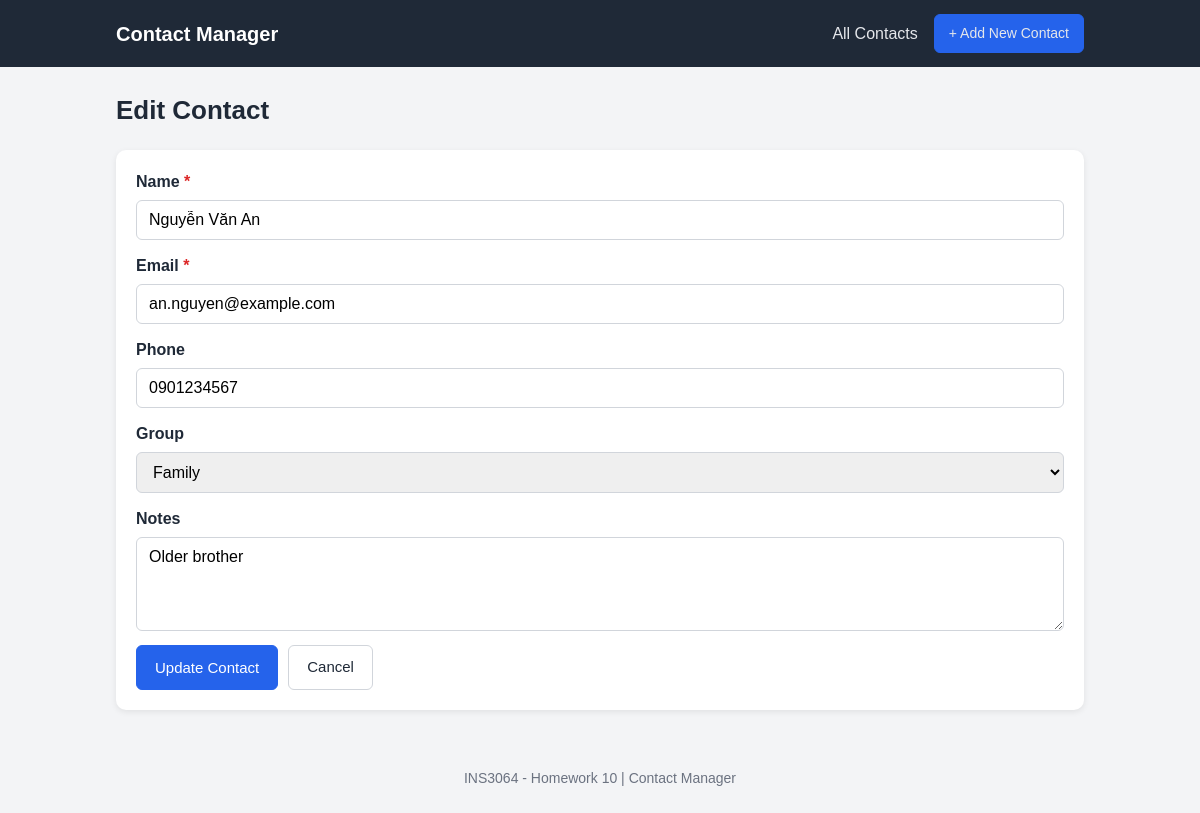
The page /edit.php?id=1 on the database its author committed.
### tables this page shows
CREATE TABLE contacts (
    id          INT AUTO_INCREMENT PRIMARY KEY,
    name        VARCHAR(100) NOT NULL,
    email       VARCHAR(150) UNIQUE,
    phone       VARCHAR(20),
    group_name  VARCHAR(50) DEFAULT 'General',
    notes       TEXT,
    created_at  DATETIME DEFAULT CURRENT_TIMESTAMP,
    updated_at  DATETIME DEFAULT CURRENT_TIMESTAMP ON UPDATE CURRENT_TIMESTAMP
);

### config.php (the view, shortened to what this page needs)
<?php
function getPDO(): PDO
{
    static $pdo = null;
    if ($pdo === null) {
        $dsn = 'mysql:host=' . DB_HOST . ';dbname=' . DB_NAME . ';charset=' . DB_CHARSET;
        try {
            $pdo = new PDO($dsn, DB_USER, DB_PASS);
            $pdo->setAttribute(PDO::ATTR_ERRMODE, PDO::ERRMODE_EXCEPTION);
            $pdo->setAttribute(PDO::ATTR_DEFAULT_FETCH_MODE, PDO::FETCH_ASSOC);
            $pdo->setAttribute(PDO::ATTR_EMULATE_PREPARES, false);
        } catch (PDOException $e) {
            error_log('Database connection failed: ' . $e->getMessage());
            die('Database connection failed. Check config.php and make sure MySQL is running in XAMPP.');
        }
    }
    return $pdo;
}
function getContactById(int $id): ?array
{
    $stmt = getPDO()->prepare('SELECT * FROM contacts WHERE id = :id');
    $stmt->execute(['id' => $id]);
    $contact = $stmt->fetch();
    return $contact ?: null;
}
function h($value): string
{
    return htmlspecialchars((string) $value, ENT_QUOTES, 'UTF-8');
}
function renderHeader(string $title): void
{
    ?>
<!DOCTYPE html>
<html lang="en">
<head>
    <link rel="stylesheet" href="style.css">
</head>
<body>
<header class="site-header">
    <div class="container header-inner">
        <a href="index.php" class="brand">Contact Manager</a>
        <nav>
            <a href="index.php">All Contacts</a>
            <a href="add.php" class="btn btn-primary btn-small">+ Add New Contact</a>
        </nav>
    </div>
</header>
<main class="container">
    <?php
}
function renderFooter(): void
{
    ?>
</main>
<footer class="site-footer">
    <p>INS3064 - Homework 10 | Contact Manager</p>
</footer>
</body>
</html>
    <?php
}
    ?>
    <?php
function renderContactForm(array $values, array $errors, string $action, string $submitLabel): void
{
    ?>
    <form method="post" action="<?= h($action) ?>" class="contact-form" novalidate>
        <label>
            Name <span class="required">*</span>
            <input type="text" name="name" maxlength="100" value="<?= h($values['name']) ?>">
        </label>
        <label>
            Email <span class="required">*</span>
            <input type="email" name="email" maxlength="150" value="<?= h($values['email']) ?>">
        </label>
        <label>
            Phone
            <input type="text" name="phone" maxlength="20" value="<?= h($values['phone']) ?>">
        </label>
        <label>
            Group
            <select name="group_name">
                <?php foreach (GROUP_OPTIONS as $option): ?>
                    <option value="<?= h($option) ?>"<?= $values['group_name'] === $option ? ' selected' : '' ?>>
                        <?= h($option) ?>
                    </option>
                <?php endforeach; ?>
            </select>
        </label>
        <label>
            Notes
            <textarea name="notes" rows="4"><?= h($values['notes']) ?></textarea>
        </label>
        <div class="form-actions">
            <button type="submit" class="btn btn-primary"><?= h($submitLabel) ?></button>
            <a href="index.php" class="btn">Cancel</a>
        </div>
    </form>
    <?php
}

### style.css (style rules this page uses)
:root { --primary: #2563eb; --primary-dark: #1d4ed8; --danger: #dc2626; --danger-dark: #b91c1c; --text: #1f2937; --muted: #6b7280; --bg: #f3f4f6; --card: #ffffff; --border: #d1d5db; --zebra: #f8fafc; --success-bg: #dcfce7; --success-text: #14532d; --error-bg: #fee2e2; --error-text: #7f1d1d; --warning-bg: #fef9c3; --warning-text: #713f12; }
* { box-sizing: border-box; }
body { margin: 0; font-family: Arial, Helvetica, sans-serif; font-size: 16px; line-height: 1.5; color: var(--text); background: var(--bg); display: flex; flex-direction: column; min-height: 100vh; }
main.container { flex: 1; }
a { color: var(--primary); text-decoration: none; }
.container { width: 100%; max-width: 1000px; margin: 0 auto; padding: 0 16px; }
.site-header { background: var(--text); color: #fff; padding: 14px 0; margin-bottom: 24px; }
.header-inner { display: flex; justify-content: space-between; align-items: center; flex-wrap: wrap; gap: 10px; }
.brand { color: #fff; font-size: 20px; font-weight: bold; }
.site-header nav { display: flex; align-items: center; gap: 16px; }
.site-header nav a { color: #e5e7eb; }
.site-footer { text-align: center; color: var(--muted); font-size: 14px; padding: 24px 0; }
.btn { display: inline-block; padding: 10px 18px; border: 1px solid var(--border); border-radius: 6px; background: #fff; color: var(--text); font-size: 15px; cursor: pointer; text-align: center; }
.btn-primary { background: var(--primary); border-color: var(--primary); color: #fff; }
.btn-small { padding: 8px 14px; font-size: 14px; }
.contact-form label { display: block; font-weight: bold; margin-bottom: 14px; }
.contact-form input, .contact-form select, .contact-form textarea { display: block; width: 100%; margin-top: 6px; padding: 10px 12px; font-size: 16px; font-family: inherit; border: 1px solid var(--border); border-radius: 6px; }
.contact-form textarea { resize: vertical; }
.required { color: var(--danger); }
.form-actions { display: flex; gap: 10px; flex-wrap: wrap; margin-top: 10px; }

### rows shown on the page
contacts: name "Nguyễn Văn An", email "an.nguyen@example.com", phone "0901234567", notes "Older brother"

### other values the page prints
$submitLabel "Update Contact"
form field group_name "Family"
